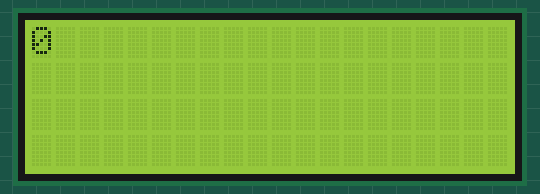
Simulated run of this sketch. Board: Arduino Uno, built with avr-gcc and run on an emulated ATmega328P. Shown: 20×4 character LCD.

Above: at 2.11 s.
At 4.1 s:
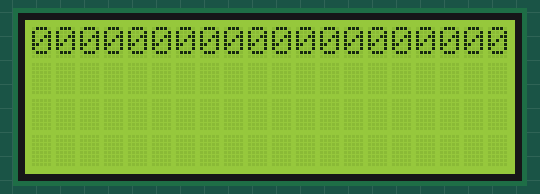
At 4.51 s:
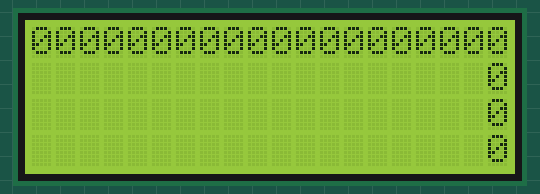
At 6.85 s:
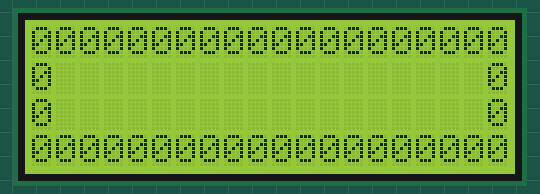
At 12.65 s:
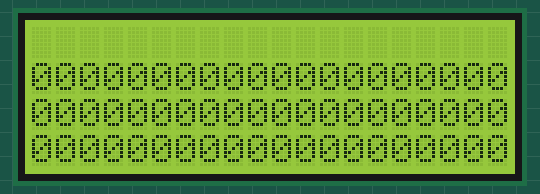
At 15.4 s:
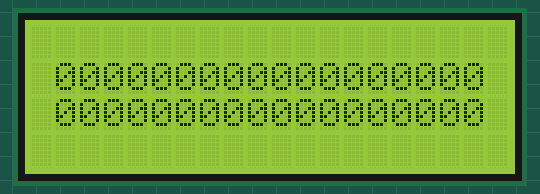

The sketch:

Spiral.ino
```cpp
/* Teste LCD - Spiral
*/
// INCLUSÃO DE BIBLIOTECAS
#include <Wire.h>
#include <LiquidCrystal_I2C.h>

// DEFINIÇÕES
#define endereco  0x27
#define colunas   20
#define linhas    4

// INSTANCIANDO OBJETOS
LiquidCrystal_I2C lcd(endereco, colunas, linhas);

void setup() {
  delay(2000);
  lcd.init();
  lcd.backlight();
  lcd.clear();
}

void loop() {

  int x = 0;
  int y = 0;

  // zera
  while(x<20){
    lcd.setCursor(x,y); lcd.print("0"); x+=1;
    delay(100);
  }x = 19; y = 0;
  while(y<4){
    lcd.setCursor(x,y); lcd.print("0"); y+=1;
    delay(100);
  }x = 19; y = 3;
  while(x>-1){
    lcd.setCursor(x,y); lcd.print("0"); x-=1;
    delay(100);
  }x = 0; y = 3;
  while(y>-1){
    lcd.setCursor(x,y); lcd.print("0"); y-=1;
    delay(100);
  }x = 1; y = 1;
  while(x<19){
    lcd.setCursor(x,y); lcd.print("0"); x+=1;
    delay(100);
  }x = 18; y = 2;
  while(x>0){
    lcd.setCursor(x,y); lcd.print("0"); x-=1;
    delay(100);
  }x = 0; y = 3;

  x=0; y=0;

  // apaga
  while(x<20){
    lcd.setCursor(x,y); lcd.print(" "); x+=1;
    delay(100);
  }x = 19; y = 0;
  while(y<4){
    lcd.setCursor(x,y); lcd.print(" "); y+=1;
    delay(100);
  }x = 19; y = 3;
  while(x>-1){
    lcd.setCursor(x,y); lcd.print(" "); x-=1;
    delay(100);
  }x = 0; y = 3;
  while(y>-1){
    lcd.setCursor(x,y); lcd.print(" "); y-=1;
    delay(100);
  }x = 1; y = 1;
  while(x<19){
    lcd.setCursor(x,y); lcd.print(" "); x+=1;
    delay(100);
  }x = 18; y = 2;
  while(x>0){
    lcd.setCursor(x,y); lcd.print(" "); x-=1;
    delay(100);
  }x = 0; y = 3;
}
```

Measured:
- by itself, everything shown: repeats every 17.1 s, in 160 steps
